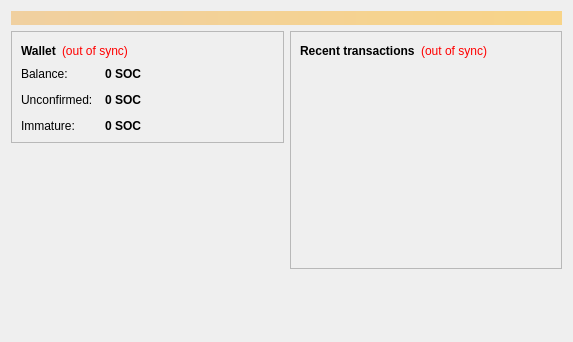
<?xml version="1.0" encoding="UTF-8"?>
<ui version="4.0">
 <class>OverviewPage</class>
 <widget class="QWidget" name="OverviewPage">
  <property name="geometry">
   <rect>
    <x>0</x>
    <y>0</y>
    <width>573</width>
    <height>342</height>
   </rect>
  </property>
  <property name="windowTitle">
   <string>Form</string>
  </property>
  <layout class="QVBoxLayout" name="topLayout">
   <item>
    <widget class="QLabel" name="labelAlerts">
     <property name="visible">
      <bool>false</bool>
     </property>
     <property name="styleSheet">
      <string notr="true">background-color: qlineargradient(x1: 0, y1: 0, x2: 1, y2: 0, stop:0 #F0D0A0, stop:1 #F8D488); color:#000000;</string>
     </property>
     <property name="wordWrap">
      <bool>true</bool>
     </property>
     <property name="margin">
      <number>3</number>
     </property>
    </widget>
   </item>
   <item>
    <layout class="QHBoxLayout" name="horizontalLayout" stretch="1,1">
     <item>
      <layout class="QVBoxLayout" name="verticalLayout_2">
       <item>
        <widget class="QFrame" name="frame">
         <property name="frameShape">
          <enum>QFrame::StyledPanel</enum>
         </property>
         <property name="frameShadow">
          <enum>QFrame::Raised</enum>
         </property>
         <layout class="QVBoxLayout" name="verticalLayout_4">
          <item>
           <layout class="QHBoxLayout" name="horizontalLayout_4">
            <item>
             <widget class="QLabel" name="label_5">
              <property name="font">
               <font>
                <weight>75</weight>
                <bold>true</bold>
               </font>
              </property>
              <property name="text">
               <string>Wallet</string>
              </property>
             </widget>
            </item>
            <item>
             <widget class="QLabel" name="labelWalletStatus">
              <property name="toolTip">
               <string>The displayed information may be out of date. Your wallet automatically synchronizes with the Bitcoin network after a connection is established, but this process has not completed yet.</string>
              </property>
              <property name="styleSheet">
               <string notr="true">QLabel { color: red; }</string>
              </property>
              <property name="text">
               <string notr="true">(out of sync)</string>
              </property>
              <property name="alignment">
               <set>Qt::AlignLeading|Qt::AlignLeft|Qt::AlignVCenter</set>
              </property>
             </widget>
            </item>
            <item>
             <spacer name="horizontalSpacer_2">
              <property name="orientation">
               <enum>Qt::Horizontal</enum>
              </property>
              <property name="sizeHint" stdset="0">
               <size>
                <width>40</width>
                <height>20</height>
               </size>
              </property>
             </spacer>
            </item>
           </layout>
          </item>
          <item>
           <layout class="QFormLayout" name="formLayout_2">
            <property name="fieldGrowthPolicy">
             <enum>QFormLayout::AllNonFixedFieldsGrow</enum>
            </property>
            <property name="horizontalSpacing">
             <number>12</number>
            </property>
            <property name="verticalSpacing">
             <number>12</number>
            </property>
            <item row="0" column="0">
             <widget class="QLabel" name="label">
              <property name="text">
               <string>Balance:</string>
              </property>
             </widget>
            </item>
            <item row="0" column="1">
             <widget class="QLabel" name="labelBalance">
              <property name="font">
               <font>
                <weight>75</weight>
                <bold>true</bold>
               </font>
              </property>
              <property name="cursor">
               <cursorShape>IBeamCursor</cursorShape>
              </property>
              <property name="toolTip">
               <string>Your current balance</string>
              </property>
              <property name="text">
               <string notr="true">0 SOC</string>
              </property>
              <property name="textInteractionFlags">
               <set>Qt::LinksAccessibleByMouse|Qt::TextSelectableByKeyboard|Qt::TextSelectableByMouse</set>
              </property>
             </widget>
            </item>
            <item row="1" column="0">
             <widget class="QLabel" name="label_3">
              <property name="text">
               <string>Unconfirmed:</string>
              </property>
             </widget>
            </item>
            <item row="1" column="1">
             <widget class="QLabel" name="labelUnconfirmed">
              <property name="font">
               <font>
                <weight>75</weight>
                <bold>true</bold>
               </font>
              </property>
              <property name="cursor">
               <cursorShape>IBeamCursor</cursorShape>
              </property>
              <property name="toolTip">
               <string>Total of transactions that have yet to be confirmed, and do not yet count toward the current balance</string>
              </property>
              <property name="text">
               <string notr="true">0 SOC</string>
              </property>
              <property name="textInteractionFlags">
               <set>Qt::LinksAccessibleByMouse|Qt::TextSelectableByKeyboard|Qt::TextSelectableByMouse</set>
              </property>
             </widget>
            </item>
            <item row="2" column="0">
             <widget class="QLabel" name="labelImmatureText">
              <property name="text">
               <string>Immature:</string>
              </property>
             </widget>
            </item>
            <item row="2" column="1">
             <widget class="QLabel" name="labelImmature">
              <property name="font">
               <font>
                <weight>75</weight>
                <bold>true</bold>
               </font>
              </property>
              <property name="toolTip">
               <string>Mined balance that has not yet matured</string>
              </property>
              <property name="text">
               <string notr="true">0 SOC</string>
              </property>
              <property name="textInteractionFlags">
               <set>Qt::LinksAccessibleByMouse|Qt::TextSelectableByKeyboard|Qt::TextSelectableByMouse</set>
              </property>
             </widget>
            </item>
           </layout>
          </item>
         </layout>
        </widget>
       </item>
       <item>
        <spacer name="verticalSpacer">
         <property name="orientation">
          <enum>Qt::Vertical</enum>
         </property>
         <property name="sizeHint" stdset="0">
          <size>
           <width>20</width>
           <height>40</height>
          </size>
         </property>
        </spacer>
       </item>
      </layout>
     </item>
     <item>
      <layout class="QVBoxLayout" name="verticalLayout_3">
       <item>
        <widget class="QFrame" name="frame_2">
         <property name="frameShape">
          <enum>QFrame::StyledPanel</enum>
         </property>
         <property name="frameShadow">
          <enum>QFrame::Raised</enum>
         </property>
         <layout class="QVBoxLayout" name="verticalLayout">
          <item>
           <layout class="QHBoxLayout" name="horizontalLayout_2">
            <item>
             <widget class="QLabel" name="label_4">
              <property name="text">
               <string>&lt;b&gt;Recent transactions&lt;/b&gt;</string>
              </property>
             </widget>
            </item>
            <item>
             <widget class="QLabel" name="labelTransactionsStatus">
              <property name="toolTip">
               <string>The displayed information may be out of date. Your wallet automatically synchronizes with the Bitcoin network after a connection is established, but this process has not completed yet.</string>
              </property>
              <property name="styleSheet">
               <string notr="true">QLabel { color: red; }</string>
              </property>
              <property name="text">
               <string notr="true">(out of sync)</string>
              </property>
              <property name="alignment">
               <set>Qt::AlignRight|Qt::AlignTrailing|Qt::AlignVCenter</set>
              </property>
             </widget>
            </item>
            <item>
             <spacer name="horizontalSpacer">
              <property name="orientation">
               <enum>Qt::Horizontal</enum>
              </property>
              <property name="sizeHint" stdset="0">
               <size>
                <width>40</width>
                <height>20</height>
               </size>
              </property>
             </spacer>
            </item>
           </layout>
          </item>
          <item>
           <widget class="QListView" name="listTransactions">
            <property name="styleSheet">
             <string notr="true">QListView { background: transparent; }</string>
            </property>
            <property name="frameShape">
             <enum>QFrame::NoFrame</enum>
            </property>
            <property name="verticalScrollBarPolicy">
             <enum>Qt::ScrollBarAlwaysOff</enum>
            </property>
            <property name="horizontalScrollBarPolicy">
             <enum>Qt::ScrollBarAlwaysOff</enum>
            </property>
            <property name="selectionMode">
             <enum>QAbstractItemView::NoSelection</enum>
            </property>
           </widget>
          </item>
         </layout>
        </widget>
       </item>
       <item>
        <spacer name="verticalSpacer_2">
         <property name="orientation">
          <enum>Qt::Vertical</enum>
         </property>
         <property name="sizeHint" stdset="0">
          <size>
           <width>20</width>
           <height>40</height>
          </size>
         </property>
        </spacer>
       </item>
      </layout>
     </item>
    </layout>
   </item>
  </layout>
 </widget>
 <resources/>
 <connections/>
</ui>
